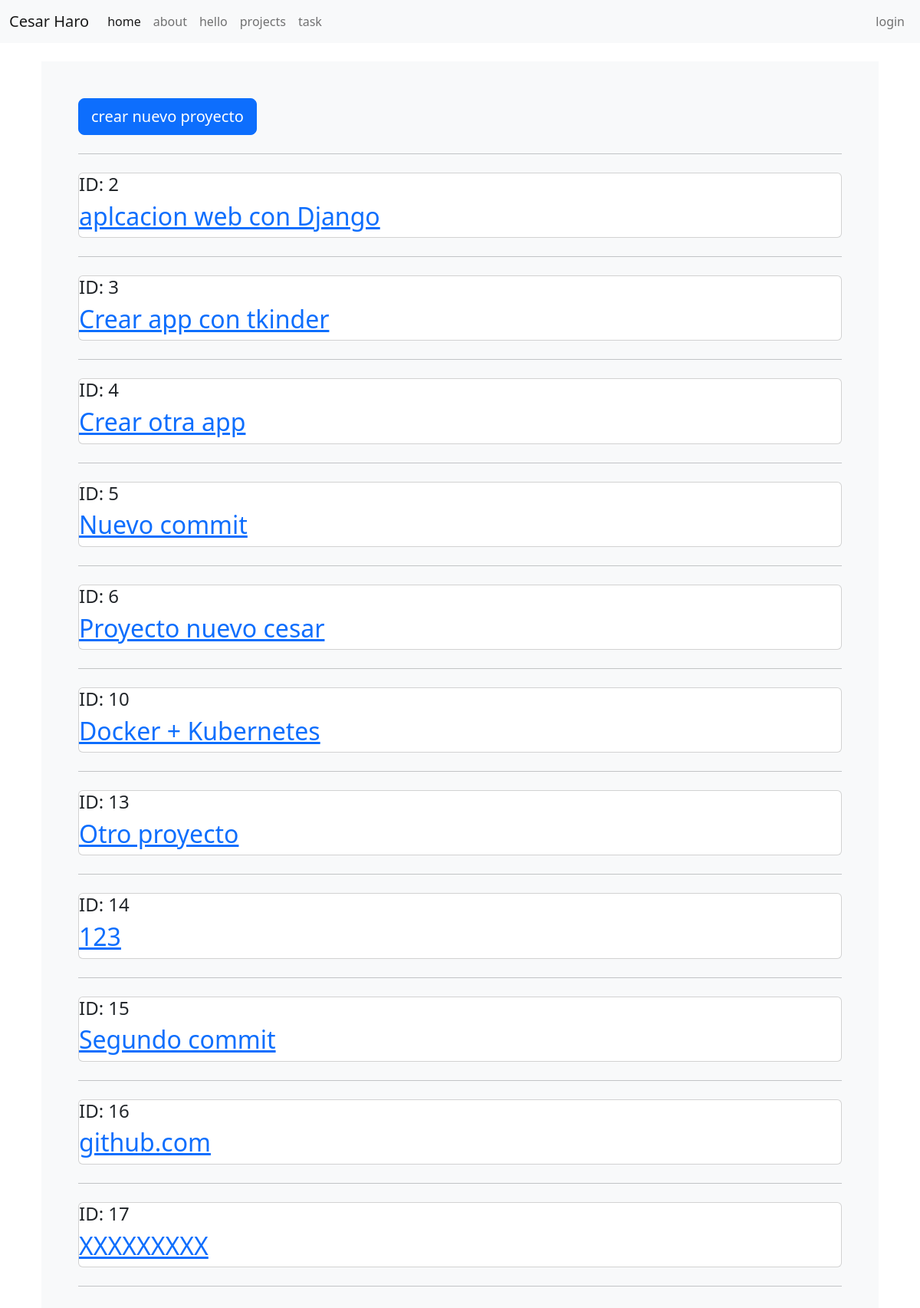
/projects/, run on the app's committed database.
### myapp/models.py (models this page shows, shortened)
class Project(models.Model):
    name = models.CharField(max_length=200)

### myapp/views.py (the view)
# urls.py: path('projects/', views.projects, name="projects"),
def projects(request):
    projects = Project.objects.all()
    return render(request, 'projects/projects.html', {
        'projects': projects
    })

### myapp/templates/projects/projects.html
{% extends "layouts/layout.html" %}
{% block content %}
  <div class="container-fluid bg-light p-5">
    <a class="btn btn-primary btn-lg" href="/create_project" role="button">crear nuevo proyecto</a>
    <hr class="my-4">
    {% for project in projects %}
    <article class="card">
      <h4>ID: {{project.id}}</h4>
      <a href="{% url 'project_detail' project.id %}">
        <h2>{{project.name}}</h2>
      </a>
    </article>
    <hr class="my-4">
    {% endfor %}
      </div>
{% endblock %}

### myapp/templates/layouts/layout.html (shortened to what this page needs)
{% load static %}
<!DOCTYPE html>
<html lang="en">
<head>
    <link href="https://cdn.jsdelivr.net/npm/bootstrap@5.2.0/dist/css/bootstrap.min.css" rel="stylesheet">
</head>
<body>
  <nav class="navbar navbar-expand-lg navbar-light bg-light">
    <div class="container-fluid">
        <a href="/" class="navbar-brand">Cesar Haro</a>
        <div class="collapse navbar-collapse" id="navbarCollapse">
            <div class="navbar-nav">
                <a href="/" class="nav-item nav-link active">home</a>
                <a href="/about" class="nav-item nav-link">about</a>
                <a href="/hello" class="nav-item nav-link">hello</a>
                <a href="/projects" class="nav-item nav-link">projects</a>
                <a href="/tasks" class="nav-item nav-link">task</a>
            </div>
            <div class="navbar-nav ms-auto">
                <a href="/admin" class="nav-item nav-link">login</a>
            </div>
        </div>
    </div>
  </nav>
      <div class="container p-4">
        {% block content %}
        {% endblock %}
    </div>
</body>
</html>

### data on the page
Project: id "2", name "aplcacion web con Django"
Project: id "3", name "Crear app con tkinder"
Project: id "4", name "Crear otra app"
Project: id "5", name "Nuevo commit"
Project: id "6", name "Proyecto nuevo cesar"
Project: id "10", name "Docker + Kubernetes"
Project: id "13", name "Otro proyecto"
Project: id "14", name "123"
Project: id "15", name "Segundo commit"
Project: id "16", name "github.com"
Project: id "17", name "XXXXXXXXX"
